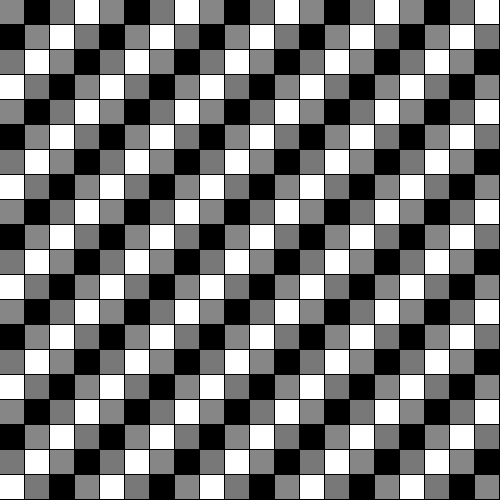
Frame 1 (no input)
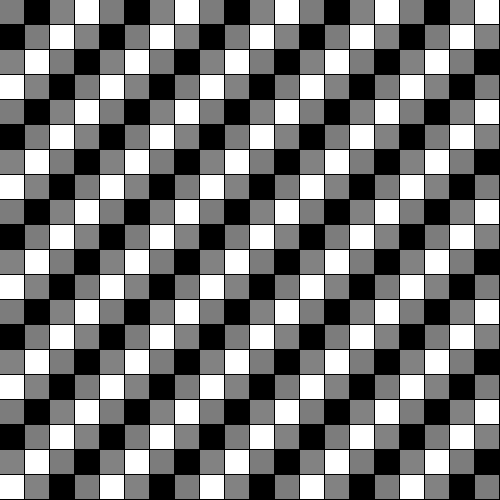
Frame 60 (the mouse pressed at the canvas centre just before this capture)
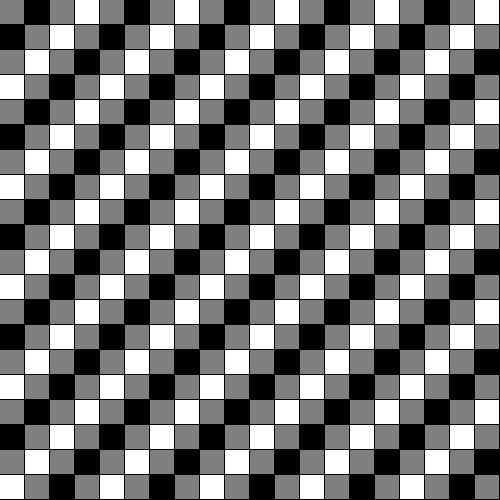
Frame 120 (the mouse held since frame 60 and released just before this capture)

The Processing sketch that drew these frames (run headless with seeded random() and noise(); from frame 60 on, the mouse is pressed at the canvas centre):

// Processing sketch: two_kinds_squares
// ── two_kinds_squares.pde
int n = 20;
Box box[][] = new Box[n][n];
void setup(){
  size(500,500);
  rectMode(CENTER);
  int len = height / n;
  for(int i=0;i<n;i++){
    for(int j=0;j<n;j++){
      box[i][j] = new Box(new PVector(i*len, j*len),
                          len,
                          (i%4<2 && j%4<2 || i%4>=2 && j%4>=2)?0:255,
                          (i+j)%2==0);
    }
  }
}

void draw(){
  background(0);
  for(int i=0;i<n;i++){
    for(int j=0;j<n;j++){
      box[i][j].move();
    }
  }
}

class Box{
  PVector pos;
  int len;
  color base_color;
  boolean is_color_change;
  Box(PVector pos_, int len_, int base_color_, boolean is_color_change_){
    pos = pos_;
    len = len_;
    base_color = base_color_;
    is_color_change = is_color_change_;
  }
  void move(){
    int cycle = 120;
    if(is_color_change){
      float sin_rad = map(frameCount%cycle, 0, cycle-1, 0, 2*PI);
      fill(abs(255*map(sin(sin_rad), -1, 1, 0, 1) - base_color));
    }else{
      fill(base_color);
    }
    translate(pos.x+len/2, pos.y+len/2);
    rect(0, 0, len, len);
    resetMatrix();
  }
}

/*
ooxx
ooxx
xxoo
xxoo

xoox
oxxo
oxxo
xoox
*/
